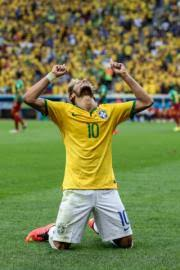
%> input picture MatlabScripts/neymar.jpg, 180 x 270 px
$ octave GradientImageWithDifferentMethods.m   (GNU Octave 9; MATLAB toolbox functions it lacks are replaced by stand-ins)
%> lines starting %> are read from the running program, lines starting %| are printed output that depends on the picture
%% Calculate Gradient Magnitude and Direction
% Using Prewitt Method
I = imread('neymar.jpg');
%> I is the input picture: size 270x180x3 uint8; mean R, G, B 117.6, 127, 74.3
subplot(2,2,1);
imshow(I), title('Original image');

grayScaleImage = rgb2gray(I);
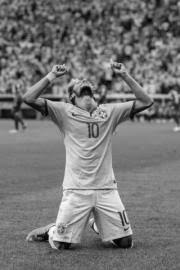
%> grayScaleImage: size 270x180 uint8; min 1, max 254, mean 118.2
subplot(2,2,2);
imshow(grayScaleImage), title('Grayscale image');

[Gmag, Gdir] = imgradient(grayScaleImage,'prewitt');
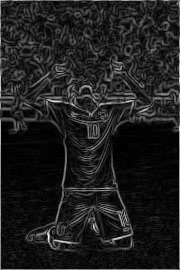
%> Gmag: size 270x180 double; min 0, max 619.1, mean 76.1; drawn with min black and max white
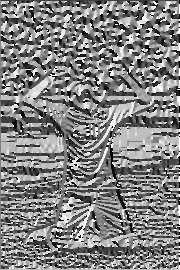
%> Gdir: size 270x180 double; min -180, max 179.9, mean 3.6; drawn with min black and max white
subplot(2,2,3);
imshow(Gmag,[]), title('Magnitude of the gradient using prewitt method');
subplot(2,2,4);
imshow(Gdir,[]), title('Direction of the gradient using prewitt method');
% figure
% imshowpair(Gmag, Gdir, 'montage'); % shows the two previos images in one section

%% Calculate Gradient Magnitude and Direction
% Using Directional Gradients (Sobel method)
I = imread('neymar.jpg');
subplot(2,2,1);
imshow(I), title('Original image');

grayScaleImage = rgb2gray(I);
subplot(2,2,2);
imshow(grayScaleImage), title('Grayscale image');

[Gx, Gy] = imgradientxy(grayScaleImage);%returns the directional gradients
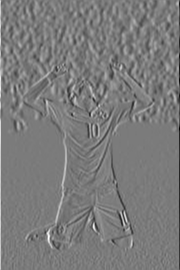
%> Gx: size 270x180 double; min -765, max 815, mean 0; drawn with min black and max white
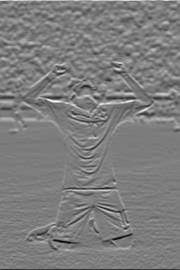
%> Gy: size 270x180 double; min -727, max 746, mean 0.2; drawn with min black and max white
    %Gx and Gy.
subplot(2,2,3);
imshowpair(Gx, Gy, 'montage'), title('Gx(left) and Gy(right)')
%> after `imshowpair(Gx, Gy, 'montage')`:
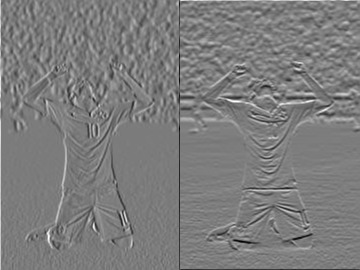
%> displayed picture: size 270x360, on the screen's scale of 0 to 255; min 0, max 255, mean 124.7


[Gmag, Gdir] = imgradient(Gx, Gy);%returns the magnitude of the gradient and
    %its direction upon the directonal gradients previously founded. The
    %default method is Sobel.
subplot(2,2,4);
imshowpair(Gmag, Gdir, 'montage'), title('Gradient magnitude (left), Gradient direction (right)')
%> after `imshowpair(Gmag, Gdir, 'montage')`:
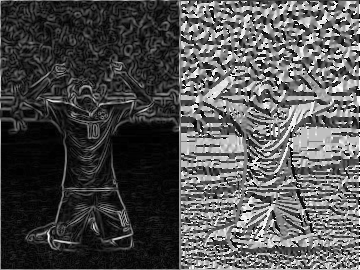
%> displayed picture: size 270x360, on the screen's scale of 0 to 255; min 0, max 255, mean 81.3
